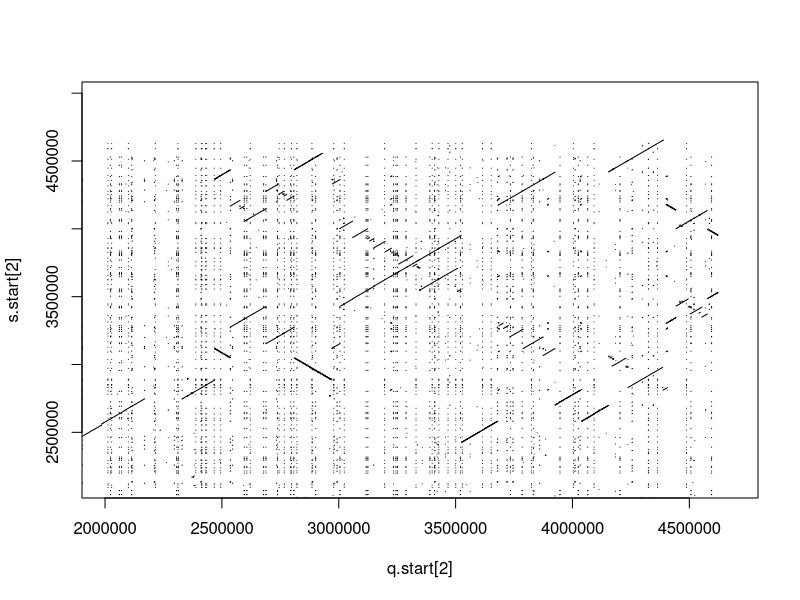
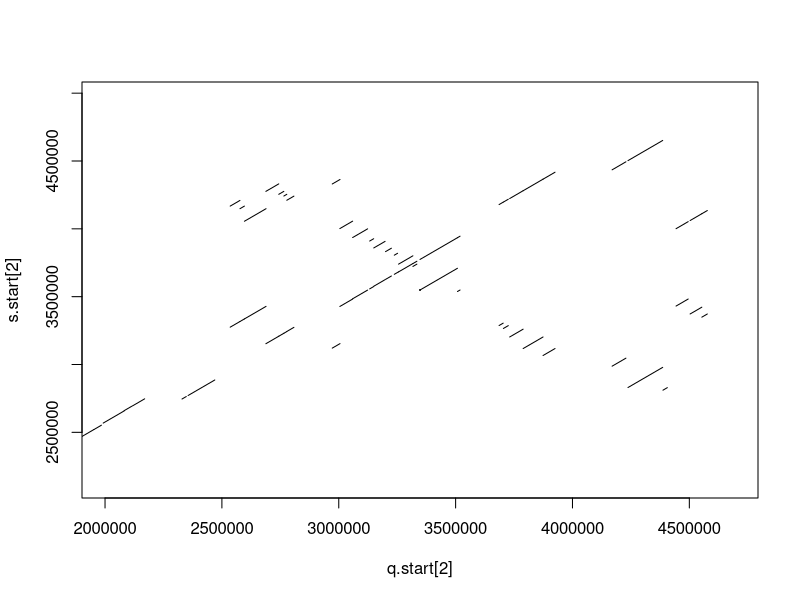
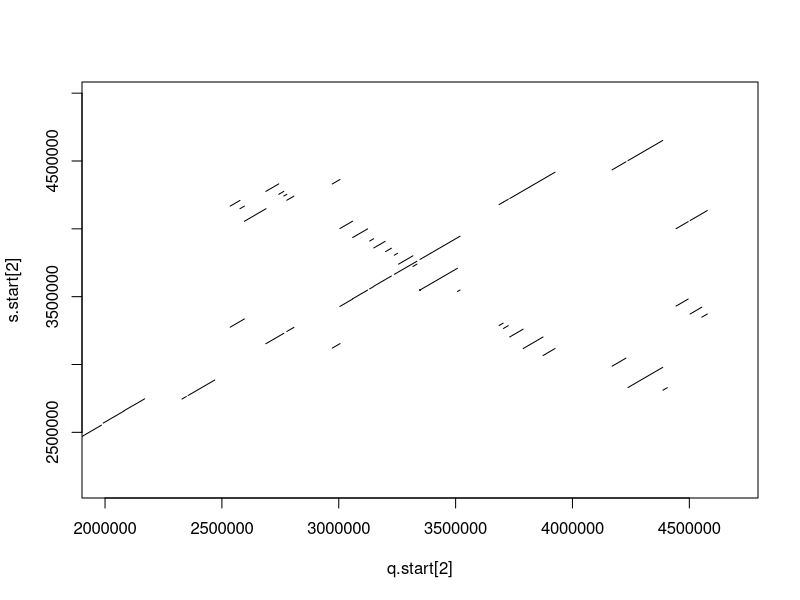
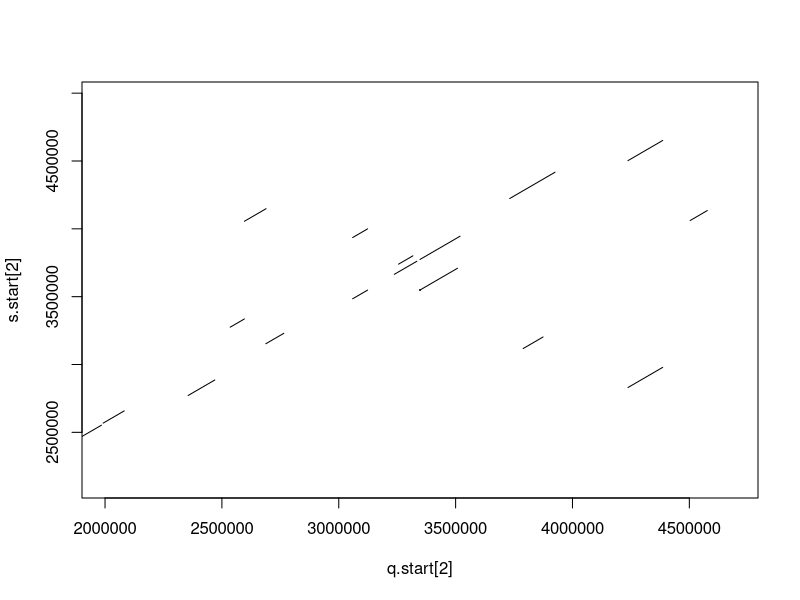

R code for these plots, in order:
data <- read.table("pestis_1348_co92_Alignment_hit_table.txt")
q.start <- data$V7
q.end <- data$V8
s.start <- data$V9
s.end <- data$V10

###########################################################################################

# REMETRE LES COLONNES END ET START DANS L'ORDRE
data_ordre=data
n=length(q.start)
for(i in 1:n){
  # test des sens de lecture
  if(s.start[i]>s.end[i]){
    # s.start est la fin et s.end est le debut
    # on les echange
    data_ordre$V9[i]=s.end[i] #v9=s.start, v10=s.end
    data_ordre$V10[i]=s.start[i]
  }
  if(q.start[i]>q.end[i]){
    # q.start est la fin et q.end est le debut
    # on les echange
    data_ordre$V7[i]=q.end[i] #v7=q.start, v8=q.end
    data_ordre$V8[i]=q.start[i]
  }
}
s.start=data_ordre$V9
s.end=data_ordre$V10
q.start=data_ordre$V7
q.end=data_ordre$V8

###############################################################################################

# DOT MATRIX (SANS LES SEGMENTS FUSIONES)
plot(q.start[2], s.start[2], cex=.1, pch=1)
segments(q.start, s.start, q.end, s.end)

################################################################################################

# FILTRER LA DOT MATRIX (SANS LES SEGMENTS FUSIONES)
data_filtre=ddata_filtre=data_ordre[FALSE,]
n=length(q.start)
plot(q.start[2], s.start[2], cex=.1, pch=1)
for(i in 1:n){
  # valeur seuil arbitraire...
  if(abs(q.start[i]-q.end[i])>10000 & abs(s.start[i]-s.end[i])>10000){
    segments(q.start[i], s.start[i], q.end[i], s.end[i]) 
    data_filtre <- rbind.data.frame(data_filtre, as.data.frame(data_ordre[i,]))
  }
}

s.start=data_filtre$V9
s.end=data_filtre$V10
q.start=data_filtre$V7
q.end=data_filtre$V8


##############################################################################################    

# FUSIONER LES SEGMENTS TRES PROCHES (APRES AVOIR REMIS LES COL. START ET END DANS L'ORDRE)
data_fusion=data_filtre
n=length(q.start)
for(i in 1:n){
  for(j in 1:n){
    if(q.start[j]>q.start[i]){
      #if(abs(s.start[j]-s.end[i]) < 533 & q.start[j]-q.end[i] < 3000){ # seuil arbitraire inferieur au 1er quartile de abs(s.start-s.end)
      if(abs(s.start[j]-s.end[i]) < 533){
        # alors on fusionne les fragments i et j (qui deviennent un unique fragment i)
        data_fusion$V8[i]=data_fusion$V8[j] # q.end
        data_fusion$V10[i]=data_fusion$V10[j] #s.end
        data_fusion$V7[j]="FALSE" # q.start >> empêche la ligne j d'être considérée dans les boucles suivantes 
      }
    }
  }
}

##################################################################################################

# SUPPRESSION DES LIGNES AVEC DES FALSE 
data_fusion=data_fusion[!grepl("FALSE", data_fusion$V7),]

q.start_f <- as.numeric(data_fusion$V7)
q.end_f <- data_fusion$V8
s.start_f <- data_fusion$V9
s.end_f <- data_fusion$V10

###################################################################################################

# DOT MATRIX AVEC LES SEGMENTS FUSIONES
plot(q.start[2], s.start[2], cex=.1, pch=1)
segments(q.start_f, s.start_f, q.end_f, s.end_f)

######################################################################################################

# FILTRER LA DOT MATRIX
plot(q.start[2], s.start[2], cex=.1, pch=1)
for(i in 1:length(q.start_f)){
  # valeur seuil arbitraire...
  if(abs(q.start_f[i]-q.end_f[i])>60000){
    segments(q.start_f[i], s.start_f[i], q.end_f[i], s.end_f[i])    
  }
}

